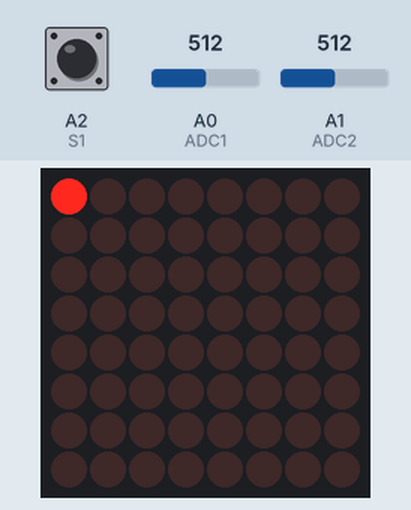
Simulated run of this program. Board: Arduino Nano 33 BLE. Parts: 8×8 LED matrix. The inputs (shaded band) are chosen by the test bench; at power-on: A0 (ADC1) = 512, A1 (ADC2) = 512, A2 (S1) HIGH. What the program prints to the serial monitor is not drawn.

Above: at 1.2 s.
1.3 s: A0 (ADC1) set to 900
4.3 s: A0 (ADC1) set to 929
At 4.37 s:
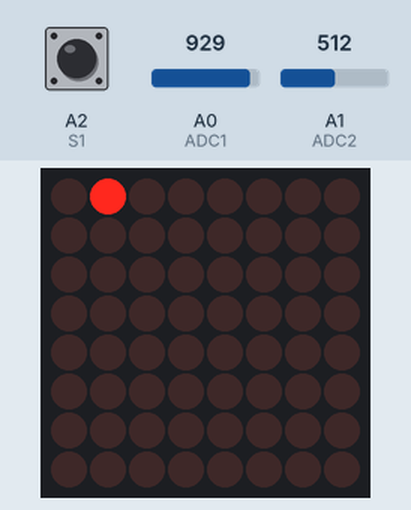
At 5.13 s:
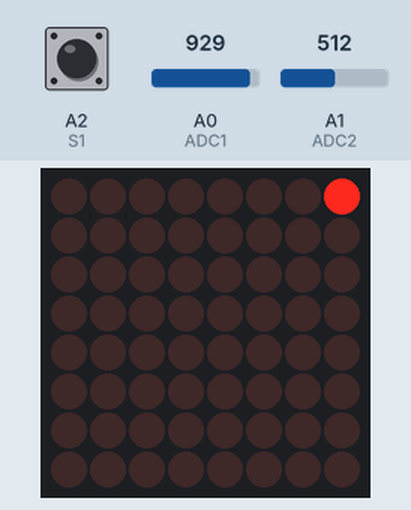
6.1 s: A1 (ADC2) set to 894
7.6 s: A1 (ADC2) set to 928
At 7.69 s:
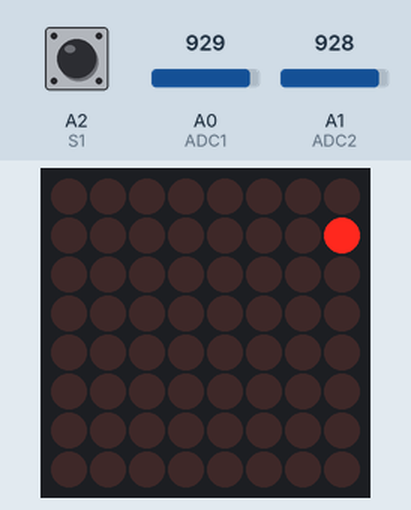
At 8.82 s:
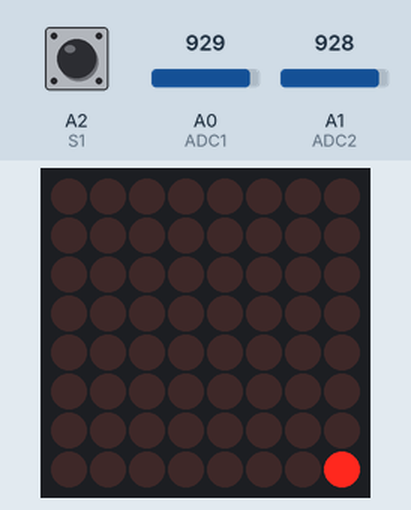

The program:

main.cpp
```cpp
/*
jon rogers
05.05.2026

BASICS OF INTERACTIONS - the joystick drawing machine
In this tutorial you will learn how to read a two axis voltage divider joystick to control an 8x8 LED matrix

Preparation - make sure you've callibrated your joystick (values needed for MAX_JX and MAX_JY)

Using Arduino Nano BLE Sense 33
https://docs.arduino.cc/resources/pinouts/ABX00031-full-pinout.pdf?_gl=1*1rdm73z*_up*MQ..*_ga*MTgzMzUwOTczLjE3Nzc0NjEyMjI.*_ga_NEXN8H46L5*czE3Nzc0NjEyMjAkbzEkZzAkdDE3Nzc0NjEyMjAkajYwJGwwJGg5Mjg2MDU1MDE.

Adafruit's 8x8 1.2" matrix
https://www.adafruit.com/product/1049

Using this joystick from Pi Hut (part no 105757)]
  Data sheet https://cdn-shop.adafruit.com/product-files/5628/P5628_C17894-001-A+datasheet.png

  Pins (from top)
  P1 ADC1 (A0)
  P2 GND
  P3 Switch
  P4 ADC2 (A1)
  P5 GND
  P6 VCC

  Joystick to Ardino Pins
  ADC 1 - A0 - 4
  ADC 2 - A1 - 5
  Switch - A2 - 6

  // from calibration
  min_x = 397
  max_x = 1023

  min_y = 347
  max_y = 1023


 */


#include "joystickToMatrix.h"

joystickToMatrix myGrid;

void setup() {
  myGrid.setup();

}

void loop() {
 myGrid.update();
}
```

joystickToMatrix.cpp
```cpp
#include "joystickToMatrix.h"

// constructor - includes initial values of variables etc.
joystickToMatrix::joystickToMatrix()
{
  // physicxal pins on the arduino nano
  ADC1 = A0;
  ADC2 = A1;
  S1 = A2;

  vertical = 512; // variable to store the value read
  horizontal = 512;
  switch1 = 0;
  is_blink = false;
  is_move = false;
  midPointJoyX = ((MAX_JX - MIN_JX) / 2) + MIN_JX + OFF_JX;
  midPointJoyY = ((MAX_JY - MIN_JY) / 2) + MIN_JY + OFF_JY;

  mX = 4;
  mY = 4;
}

// public

void joystickToMatrix::setup()
{
  Serial.begin(9600); //  setup serial
  pinMode(S1, INPUT_PULLUP);
  matrix.begin(0x70); // pass in the address 0x70 for led backpack...
  Serial.println("all set up");
}

void joystickToMatrix::update()
{

  int v;
  currentTimeBlink = millis();

  switch1 = digitalRead(S1);
  // reverse switch value
  if (switch1 == 0)
    v = 1;
  else
    v = 0;

  // Serial.println(switch1);

  read(mX, mY, JOY_MODE); //
  draw(mX, mY, v);
  blink(mX, mY);

  //  Serial.print(mX); Serial.print ("  "); Serial.print(mY); Serial.print("  "); Serial.print (switch1); Serial.println();

  matrix.writeDisplay();
}

void joystickToMatrix::calibrate(int (&calib)[4])
{
  // read adc - check limits
  // horizontal
  horizontal = analogRead(ADC1);
  // Serial.print("horizontal = "); Serial.print(horizontal); Serial.println();
  if (horizontal < calib[0])
    calib[0] = horizontal;

  // Serial.print("vertical = "); Serial.print(vertical); Serial.println();
  if (horizontal > calib[1])
    calib[1] = horizontal;

  // vertical
  vertical = analogRead(ADC2);
  if (vertical < calib[2])
    calib[2] = vertical;
  if (vertical > calib[3])
    calib[3] = vertical;
}

// private

void joystickToMatrix::read(int &x, int &y, int mode)
{
  /* using address reference as we want to change the value directly

  mode - 0 maps position of joystick directly to x,y
  mode - 1 moves x,y incrementally at predetermined speed ()

  */

  // Serial.print(x); Serial.print("   "); Serial.print(y); Serial.println();

  currentTimeJoy = millis();

  int a1 = 0;
  int a2 = 0;

  // bit of noise on the ADC - using this to average over 10 samples
  for (int s = 0; s < 10; s++)
  {
    a1 = a1 + analogRead(ADC1);
    a2 = a2 + analogRead(ADC2);
  }
  a1 = a1 / 10;
  a2 = a2 / 10;

  if (currentTimeJoy - previousTimeJoy >= joyInterval)
  {
    // blink it off where it was previously on
    // Serial.println(is_blink);
    previousTimeJoy = currentTimeJoy;
    is_move = true;
  }

  Serial.print(midPointJoyX);
  Serial.print(" ");
  Serial.print(a1);
  Serial.print(" ");
  Serial.print(midPointJoyY);
  Serial.print(" ");
  Serial.print(a2);
  Serial.println();

  switch (mode)
  {

  // map
  case 0:
    x = map(a1, MIN_JX, MAX_JX, 0, MAX_MX - 1);
    y = map(a2, MIN_JY, MAX_JY, 0, MAX_MY - 1);
    break;

  case 1:

    // increment
    // Serial.println(midPointJoyX);

    // if timer allows
    if (is_move)
    {
      if (a1 > (midPointJoyX + JOY_THRESH) && x < MAX_MX)
        x = x + 1;
      // Serial.println("left");
      if (a1 < (midPointJoyX - JOY_THRESH) && x > 0)
        x = x - 1;
      // Serial.println("right");
      if (a2 > (midPointJoyY + JOY_THRESH) && y < MAX_MY)
        y = y + 1;
      // Serial.println("up");
      if (a2 < (midPointJoyY - JOY_THRESH) && y > 0)
        y = y - 1;
      // Serial.println("down");
    }

    // x = 4;
    // y = 4;
    break;

  default:
    x = 4;
    y = 4;
    break;
  }

  x = constrain(x, 0, 7);
  y = constrain(y, 0, 7);
  is_move = false;
}

void joystickToMatrix::follow(int x, int y)
{
  matrix.drawPixel(x, y, LED_ON);
  matrix.clear();
  matrix.writeDisplay();
}

void joystickToMatrix::draw(int x, int y, int v)
{
  led_grid[x][y] = v;
  writeGrid();
}

void joystickToMatrix::blink(int x, int y)
{
  // blink the cursor to show where it is on the grid

  currentTimeBlink = millis();
  if (is_blink)
    blinkInterval = BLINK_ON_TIME;
  else
    blinkInterval = BLINK_OFF_TIME;

  if (currentTimeBlink - previousTimeBlink >= blinkInterval)
  {
    // blink it off where it was previously on
    // Serial.println(is_blink);
    previousTimeBlink = currentTimeBlink;
    is_blink = !is_blink;
  }

  if (is_blink)
  {
    // change pixel on the matrix directly - thereby not changing the draw grid (to avoid ghost/shadow writing)
    if (led_grid[x][y] == 1)
      matrix.drawPixel(x, y, LED_OFF);
    else
      matrix.drawPixel(x, y, LED_ON);
  }
}
void joystickToMatrix::writeGrid()
{
  // write contents of the grid to the LED matrix

  // matrix.clear();

  for (int y = 0; y < MAX_MY; y++)
  {
    for (int x = 0; x < MAX_MX; x++)
    {
      if (led_grid[x][y] == 1)
        matrix.drawPixel(x, y, LED_ON);
      else
        matrix.drawPixel(x, y, LED_OFF);
    }
  }
}
```

joystickToMatrix.h
```cpp
#pragma once // used to stop header loading this headerfile more than one...
#include <Arduino.h>
#include <Adafruit_GFX.h>
#include "Adafruit_LEDBackpack.h"

// #define CALIB
// #define DEBUG

#define MIN_JX 400 // calibrated joystick values
#define MAX_JX 1023
#define MIN_JY 400
#define MAX_JY 1023
#define OFF_JX 100;
#define OFF_JY 100;
#define MAX_MX 8
#define MAX_MY 8
#define JOY_MODE 1        // way the joystick changes x, y values
#define JOY_THRESH 100    // threhold joystick has to move before increment happens (buffer zone in middle)
#define BLINK_ON_TIME 200 // using this as an equal blink on/off time is visually disturbing
#define BLINK_OFF_TIME 1

class joystickToMatrix
{
public:
  joystickToMatrix(); // constructor
  void setup();
  void update();    // call this every loop to update the matrix
  void calibrate(); // only needed when calibrating (to find the #define values MAX JX...etc)

private:
  int ADC1, ADC2, S1;
  long int midPointJoyX, midPointJoyY;

  // matrix  - the 8x8 LED from adafruit
  Adafruit_8x8matrix matrix = Adafruit_8x8matrix();

  // the grid - where i store the values of the matrix in
  int led_grid[MAX_MX][MAX_MY] = {0}; // initialise grid with zero ( 0 = off; 1 = on)

  // timers
  // note i'm using const unsigned long / int here - i could have used a #define...
  // set blink in milliseconds
  unsigned long previousTimeBlink = 0;
  unsigned long currentTimeBlink;
  unsigned int blinkInterval;

  unsigned long currentTimeJoy; // maybe same as currentTimeBlink - can swap out for generic "time" variable...
  unsigned long previousTimeJoy;
  const unsigned int joyInterval = 100; // speed at which the joystick moves...

  int vertical; // variable to store the value read
  int horizontal;
  int switch1;

  // matrix
  bool is_blink;

  // joystick
  bool is_move;
  // cursor position on matrix
  int mX;
  int mY;

  // initiate joysick values as mid (512) min_x, max_x, min_y, max_y
  int joystickLimits[4] = {512, 512, 512, 512};

  void read(int &, int &, int);
  void follow(int, int);
  void draw(int, int, int);
  void blink(int, int);
  void writeGrid();
  void calibrate(int (&calib)[4]);
};
```

Measured:
- the behaviour switches between 911 and 912 on A0 (ADC1) (found by bisection; images 0 and 1)
- the behaviour switches between 911 and 912 on A1 (ADC2) (found by bisection; images 2 and 3)
- after the input at 4.3 s, the display: changes at once (image 1)
- after the input at 7.6 s, the display: changes at once (image 3)
- what the display in image 0 shows lasts 0.4 s, from 0.8 s to 1.2 s
